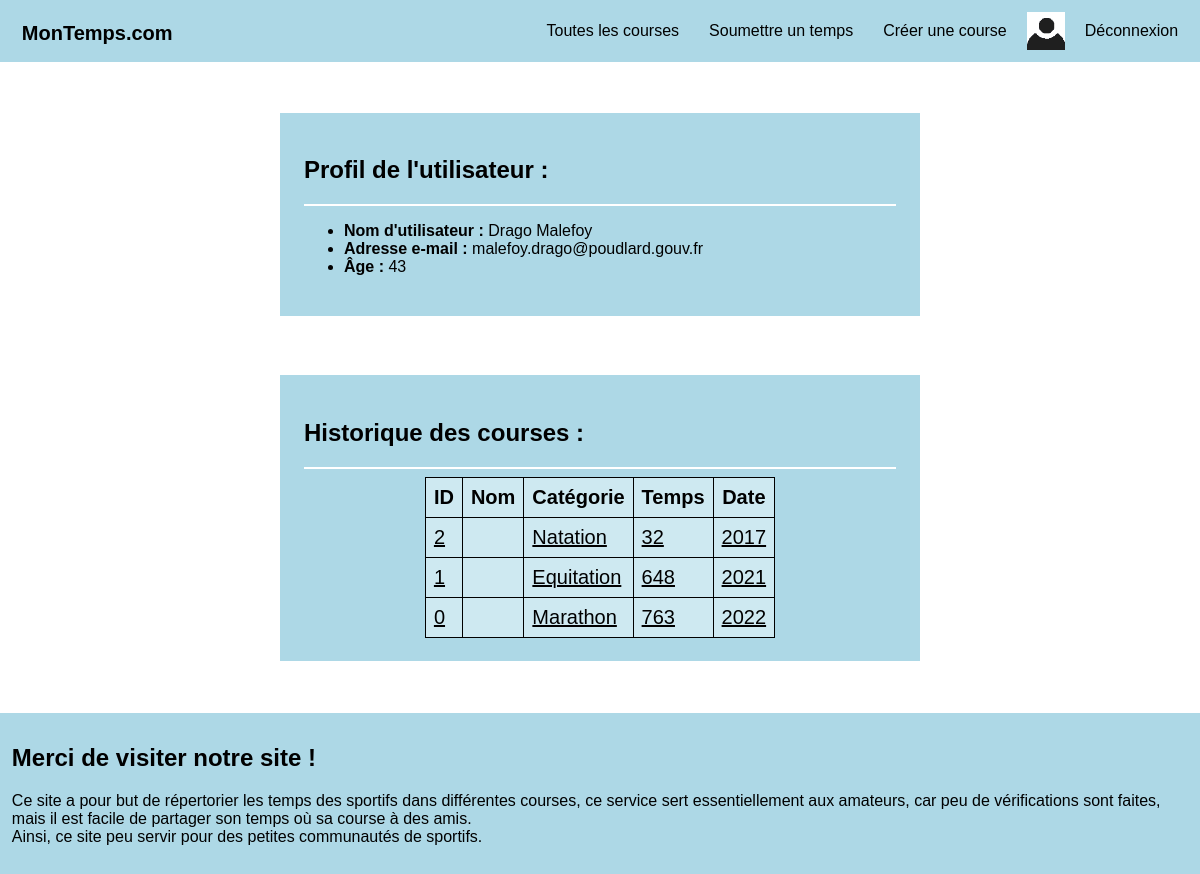
Before: /browse.php?user=malefoy.drago@poudlard.gouv.fr (signed in) with the older database file.
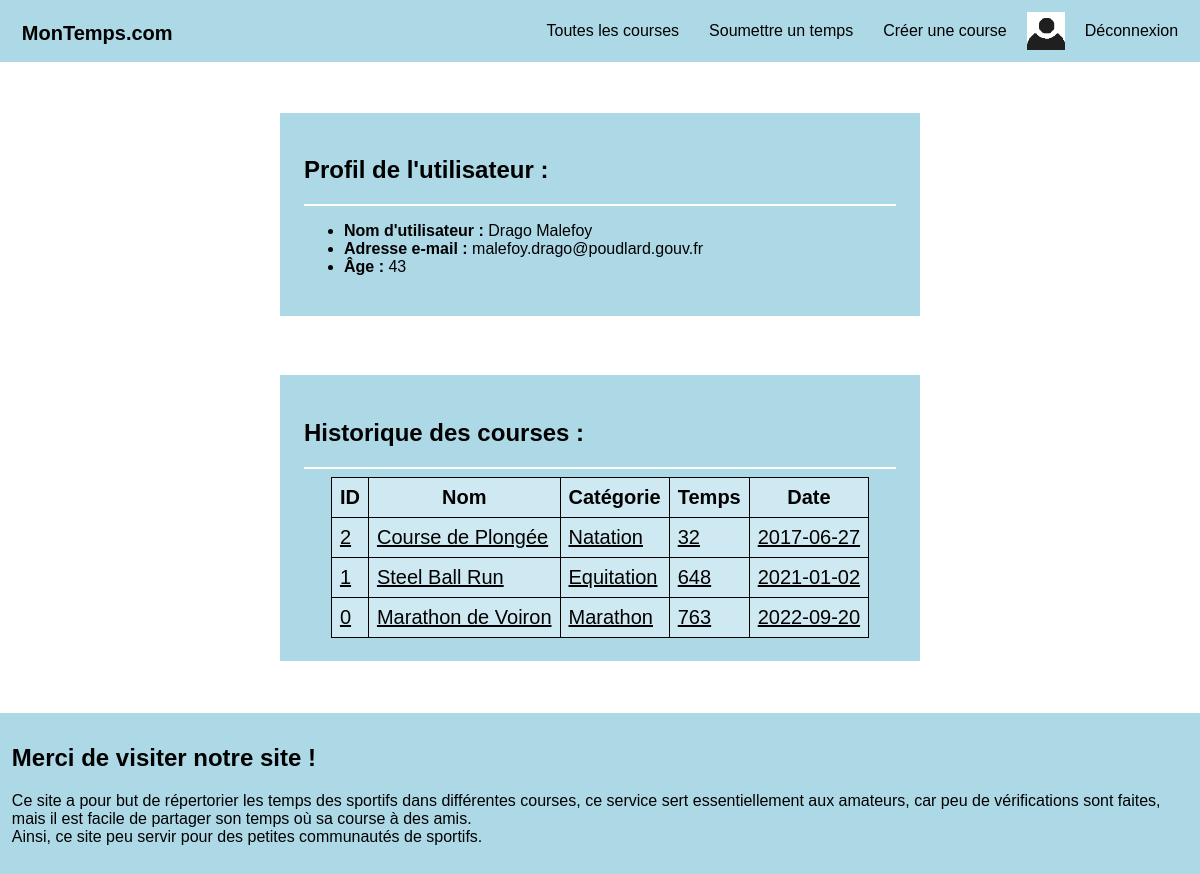
After: the same page with the newer database file.
### tables this page shows
CREATE TABLE Temps (
	"email" TEXT,
	"id" TEXT,
	"temps" INT,
	CONSTRAINT PK_Temps PRIMARY KEY ("email", "id", "temps"),
	CONSTRAINT FK_TempsCourse FOREIGN KEY (id) REFERENCES Courses(id),
	CONSTRAINT FK_TempsUtilisateur FOREIGN KEY (email) REFERENCES Utilisateurs(email)
);

CREATE TABLE Courses (
	"id" TEXT UNIQUE NOT NULL,
	"name" TEXT NOT NULL,
	"type" TEXT NOT NULL,
	"date" TEXT NOT NULL,
	CONSTRAINT PK_Courses PRIMARY KEY ("id")
);

### browse.php (the view, shortened to what this page needs)
<?php
include "header.php";
if (isset($_GET['time']) and !empty($_GET['time'])):
?>
<section>
    <?php
    $elements = explode("\\", base64_decode($_GET['time']));
    $email = htmlspecialchars($elements[0]);
    $id = htmlspecialchars($elements[1]);
    $temps = htmlspecialchars($elements[2]);
    $result = $connexion->query(
        "SELECT nickname FROM Utilisateurs WHERE email = \"$email\""
        )->fetchAll();
    $nickname = $result[0]['nickname'];
    ?>
    <h1>Temps réalisé par <a href="browse.php?user=<?=$email?>"><?=$nickname?></a> :</h1>
    <hr>
    <table>
        <tr>
            <th>Course</th>
            <th>Temps</th>
            <th>Auteur</th>
        </tr>
        <tr>
            <?php
            $result = $connexion->query(
            "SELECT C.name, T.temps, U.nickname
            FROM Courses AS C
            JOIN Utilisateurs AS U
            JOIN Temps AS T
            ON C.id = T.id
            AND T.email = U.email
            AND T.email = \"$email\"
            AND T.id = \"$id\"
            AND T.temps = $temps"
            )->fetchAll();
            $name = $result[0]['name'];
            $time = $result[0]['temps'];
            $nickname = $result[0]['nickname'];
            echo "<td><a href=\"browse.php?course=$id\">$name</a></td>
            <td><a href=\"browse.php?user=$email\">$time</a></td>
            <td><a href=\"browse.php?user=$email\">$nickname</a></td>";
            ?>
        </tr>
    </table>
    <?php if (is_logged() and $email == $_SESSION['email']): ?>
        <hr>
        <form action="browse.php" method="POST">
            <input name="email" type="hidden" value="<?=$email?>">
            <input name="id" type="hidden" value="<?=$id?>">
            <input name="time" type="hidden" value="<?=$temps?>">
            <input name="delete_time" id="delete" type="submit" value="Supprimer mon temps">
        </form>
    <?php endif; ?>
</section>
<?php elseif (isset($_GET['user']) and !empty($_GET['user'])): ?>
<?php
$user_email = $_GET['user'];
$account = get_account($user_email);
$data = $account->fetchAll()[0];
?>
<section>
    <h1>Profil de l'utilisateur :</h1>
    <hr>
    <ul>
        <li><strong>Nom d'utilisateur :</strong> <?=$data["nickname"]?></li>
        <li><strong>Adresse e-mail :</strong> <?=$data["email"]?></li>
        <li><strong>Âge :</strong> <?=$data["age"]?></li>
    </ul>
</section>
<section>
    <h1>Historique des courses : </h1>
    <hr>
        <table>
            <tr>
                <th>ID</th>
                <th>Nom</th>
                <th>Catégorie</th>
                <th>Temps</th>
                <th>Date</th>
            </tr>
            <?php
            $result = $connexion->query(
            "SELECT C.id, C.name, C.type, T.temps, C.date
            FROM Courses AS C JOIN Temps AS T ON C.id = T.id
            WHERE T.email = \"$user_email\"
            ORDER BY T.temps"
            )->fetchAll();
            foreach($result as $row)
            {
                $time = base64_encode($_GET['user']."\\".$row['id']."\\".$row['temps']);
                echo "<tr>
                    <td><a href=\"browse.php?course=".$row['id']."\">".$row['id']."</a></td>
                    <td><a href=\"browse.php?course=".$row['id']."\">".$row['name']."</a></td>
                    <td><a href=\"browse.php?type=".$row['type']."\">".$row['type']."</a></td>
                    <td><a href=\"browse.php?time=$time\">".$row['temps']."</a></td>
                    <td><a href=\"browse.php?course=".$row['id']."\">".$row['date']."</a></td>
                </tr>";
            }
            ?>
        </table>
</section>
<?php endif; ?>
<?php include "footer.php"; ?>

Changed rows visible on the page:
changed through a linked row, temps "Natation": id.name (not shown) → "Course de Plongée"; id.date "2017" → "2017-06-27"
changed through a linked row, temps "Equitation": id.name (not shown) → "Steel Ball Run"; id.date "2021" → "2021-01-02"
changed through a linked row, temps "Marathon": id.name (not shown) → "Marathon de Voiron"; id.date "2022" → "2022-09-20"
